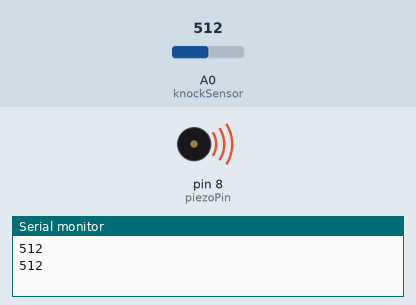
Recording of a sketch running on a simulated Arduino Uno, built with avr-gcc and run on an emulated ATmega328P. Shown: buzzer (waves = sounding), the last lines printed to the serial monitor. The test bench sets the inputs (shaded band); at power-on: A0 (knockSensor) = 512.

Above: at 3.5 s.
3.6 s: A0 (knockSensor) set to 106
7.2 s: A0 (knockSensor) set to 95
At 8.8 s:
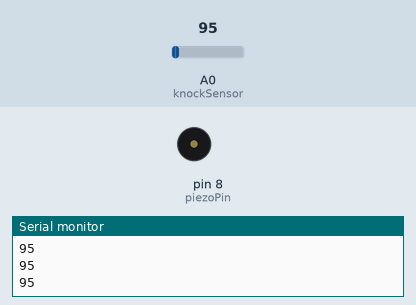
Timing chart, 0 to 10.3 s (numbered marks = the images above; inputs shaded):
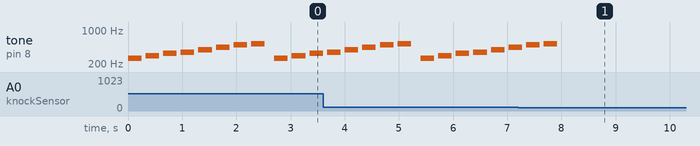

The sketch:

Pract_11.ino
```cpp
const int knockSensor = A0; // Knock sensor connected to analog pin A0
const int piezoPin = 8;     // Piezo element connected to digital pin 8
const int threshold = 100;  // Threshold for detecting a knock

void setup() {
  pinMode(piezoPin, OUTPUT);
  Serial.begin(9600);
}

void loop() {
  int sensorValue = analogRead(knockSensor);
  Serial.println(sensorValue);

  if (sensorValue > threshold) {
    playTune();
  }
  delay(100); // Small delay to avoid multiple detections
}

void playTune() {
  // Define the melody notes and their durations
  int melody[] = {262, 294, 330, 349, 392, 440, 494, 523};
  int noteDurations[] = {4, 4, 4, 4, 4, 4, 4, 4}; // Quarter notes

  for (int thisNote = 0; thisNote < 8; thisNote++) {
    int noteDuration = 1000 / noteDurations[thisNote];
    tone(piezoPin, melody[thisNote], noteDuration);
    int pauseBetweenNotes = noteDuration * 1.30;
    delay(pauseBetweenNotes);
    noTone(piezoPin);
  }
}
```

Measured:
- the behaviour switches between 101 and 100 on A0 (knockSensor) (found by bisection; images 0 and 1)
- after the input at 7.2 s, tone on pin 8 (piezoPin): goes on until 7.9 s, then stays silent
- by itself, tone on pin 8 (piezoPin): plays 349 Hz for 0.25 s, 392 Hz for 0.25 s, 440 Hz for 0.25 s, 494 Hz for 0.25 s, 523 Hz for 0.25 s, 262 Hz for 0.25 s … (11 notes in this stretch)
